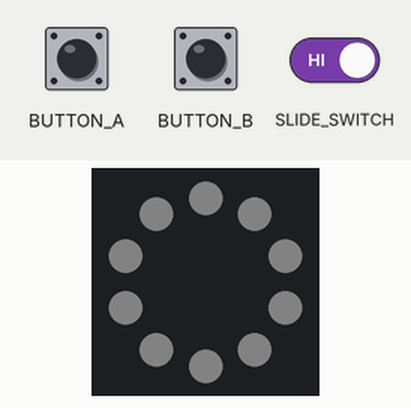
Bench run of a program on a simulated Circuit Playground running CircuitPython. Shown: the board's ring of 10 RGB LEDs (number 0 left of the top, counting anticlockwise). Inputs (shaded band) come from the test bench. Dim RGB values are drawn brighter than linear.

Above: at 2.7 s.
2.8 s: slide switch moved to the right
At 3.5 s:
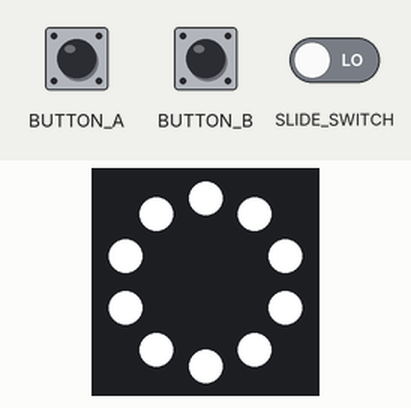
4.3 s: button A pressed for 0.15 s
At 5.4 s:
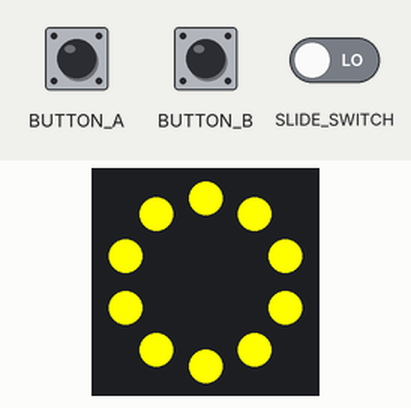
5.9 s: button A pressed for 1 s
At 6.6 s:
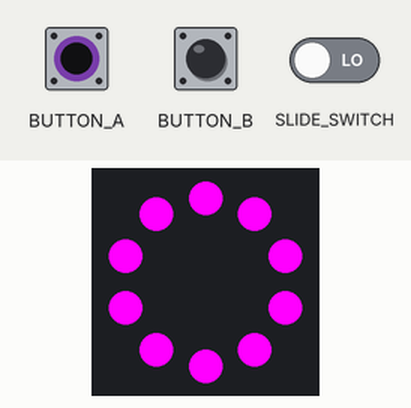
8.4 s: button A pressed for 0.15 s
At 9.6 s:
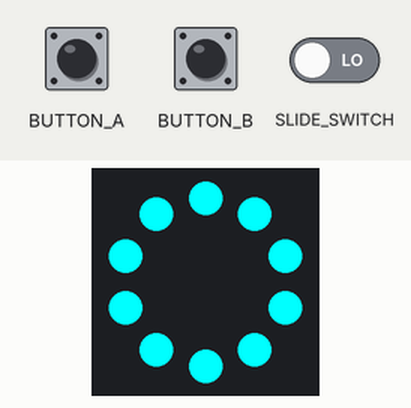
10.0 s: button A pressed for 3.2 s
At 10.9 s:
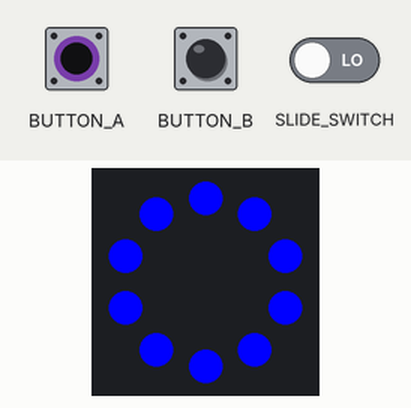
14.7 s: button A pressed for 0.15 s
At 15.7 s:
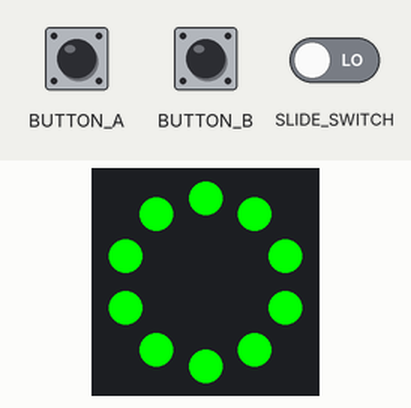
Timing chart, 0 to 17.3 s (numbered marks = the images above; inputs shaded):
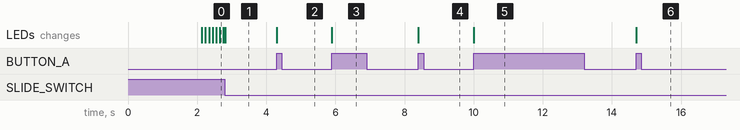

Measured:
- after the input at 4.3 s, the LEDs: change at once (image 2)
- after the input at 5.9 s, the LEDs: change at once (image 3)
- after the input at 8.4 s, the LEDs: change at once (image 4)
- after the input at 10.0 s, the LEDs: change at once (image 5)
- after the input at 14.7 s, the LEDs: change at once (image 6)

The program:

Anthony_Palileo_wk5_p3.py
```python
# written for circuit playground boards (CPX and CPB)
# toggle neopixel leds on and off with the slide switch
# scroll through colors using onboard buttons

"""
BONUS PROBLEM
Currently our system indicates off by merely turning off the leds but it
is never truly off. It is more or less "sleeping" when the leds are not lit.
What if we wanted to more honestly indicate "sleep" mode with a slowly
breathing set of pixels at a dimmer value than the lit pixels? Can you
make it so it always turns the pixels totally off before breathing?
And use breathe to indicate sleep?
"""

import time
import board
import neopixel
from digitalio import DigitalInOut, Direction, Pull

pixels = neopixel.NeoPixel(board.NEOPIXEL, 10)

button_a = DigitalInOut(board.BUTTON_A)
button_a.direction = Direction.INPUT
button_a.pull = Pull.DOWN
buttona_pre = button_a.value

button_b = DigitalInOut(board.BUTTON_B)
button_b.direction = Direction.INPUT
button_b.pull = Pull.DOWN
buttonb_pre = button_b.value

switch = DigitalInOut(board.SLIDE_SWITCH)
switch.direction = Direction.INPUT
switch.pull = Pull.UP
switch_off = switch.value

WHITE = (255, 255, 255)
RED = (255, 0, 0)
GREEN = (0, 255, 0)
BLUE = (0, 0, 255)
CYAN = (0, 255, 255)
MAGENTA = (255, 0, 255)
YELLOW = (255, 255, 0)

colorVals = [WHITE, RED, GREEN, BLUE, CYAN, MAGENTA, YELLOW]
colorMode = 0

offInterval = 2
offTime = time.monotonic() + offInterval

breatheColor = [0, 0, 0]
breatheIncrement = 0.5

while True:
    if switch.value != switch_off:
        pixels.fill(colorVals[colorMode])
        pixels.show()

        for i in range(3):
            breatheColor[i] = 0
        offTime = time.monotonic() + offInterval

        if button_a.value != buttona_pre:
            buttona_pre = button_a.value
            if button_a.value:
                colorMode -= 1
                if colorMode < 0:
                    colorMode = 6

        if button_b.value != buttonb_pre:
            buttonb_pre = button_b.value
            if button_b.value:
                colorMode += 1
                if colorMode > 6:
                    colorMode = 0

    else:
        pixels.fill(0)
        if time.monotonic() >= offTime:
            pixels.fill(breatheColor)
            pixels.show()
            for i in range(3):
                breatheColor[i] += breatheIncrement
            if breatheColor[0] >= 7:
                breatheIncrement *= -1
            if breatheColor[0] <= 0:
                breatheIncrement *= -1
            # reset the color to white
            colorMode = 0

        time.sleep(0.05)
```
